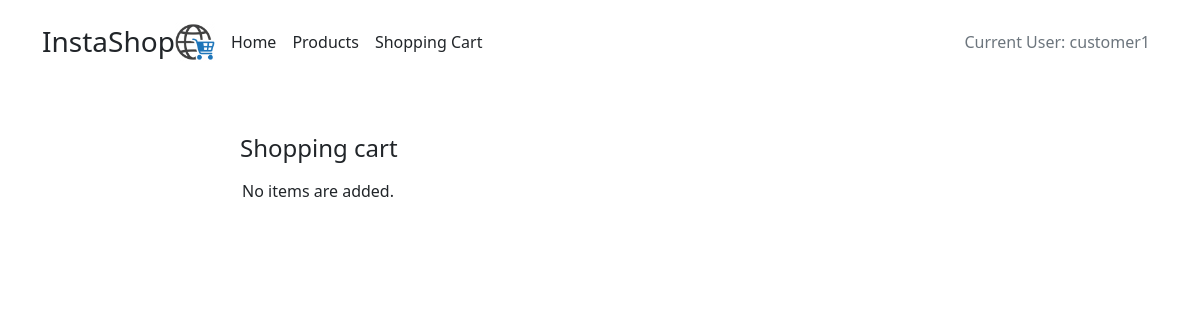
Page /ecommerce/cart (signed in) on the earlier database version.
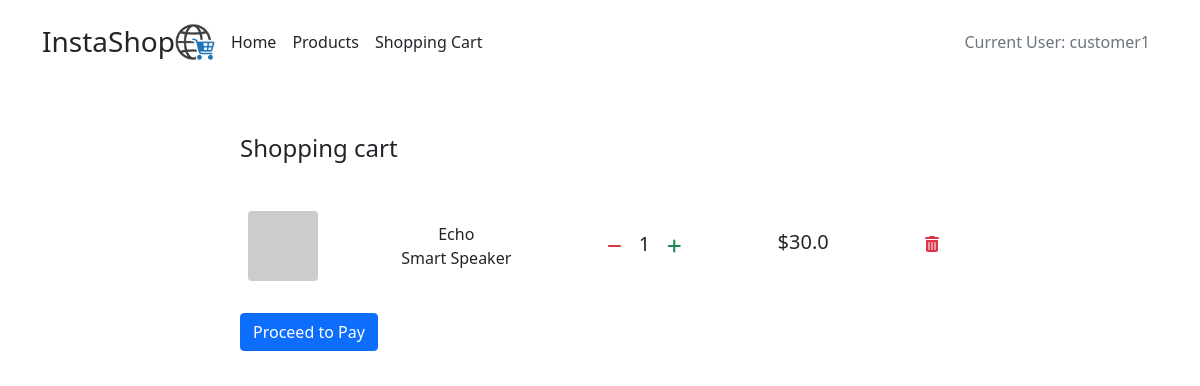
Same page on the later database version.
### ecommerce/models.py (models this page shows, shortened)
class CartItem(models.Model):
    user = models.ForeignKey(User, on_delete=models.CASCADE)
    product = models.ForeignKey(Product, on_delete=models.CASCADE, null=True)
    count = models.IntegerField()
    total = models.FloatField(null=True)

class Product(models.Model):
    name = models.CharField(max_length=50)
    description = models.CharField(max_length=500)
    price = models.FloatField(null=True)
    stock = models.IntegerField(null=True)

class User(models.Model):
    username = models.CharField(max_length=20)
    password = models.CharField(max_length=26)

### ecommerce/views.py (the view)
# urls.py: path('cart', views.cart, name='cart'),
def cart(request):
    user = get_current_user(request)
    item_list = CartItem.objects.filter(user=user.id)
    context = {
        'item_list': item_list,
        'user': user
    }
    return render(request, 'ecommerce/cart.html', context)

### ecommerce/views.py (called while the page is built)
def get_current_user(request):
    try:
        user_id = request.session['user_id']
        user = User.objects.get(pk=user_id)
        return user
    except KeyError:
        return None

### ecommerce/templates/ecommerce/cart.html (shortened to what this page needs)
<!DOCTYPE html>
<html lang="en">
{% include "ecommerce/header.html" %}
<body>
<div class="container mt-5 mb-5">
    <div class="d-flex justify-content-center row">
        <div class="col-md-8">
            <div class="p-2">
                <h4>Shopping cart</h4>
            </div>
            {% if item_list %}
                {% for item in item_list %}
                    <div class="d-flex flex-row justify-content-between align-items-center p-2 bg-white mt-4 px-3 rounded">
                        <div class="mr-1"><img class="rounded" src="https://picsum.photos/seed/picsum/300/300"
                                               width="70"></div>
                        <div class="d-flex flex-column align-items-center product-details"><span
                                class="font-weight-bold">{{ item.product.name }}</span>
                            <div class="d-flex flex-row product-desc">
                                <div class="color"><span
                                        class="font-weight-bold">{{ item.product.description }}</span>
                                </div>
                            </div>
                        </div>
                        <div class="d-flex flex-row align-items-center qty"><i
                                class="btn decrease-item-count fa fa-minus text-danger" user-id="{{ item.user.id }}"
                                product-id="{{ item.product.id }}"></i>
                            &nbsp;<h5 class=" text-grey mt-1 mr-1 ml-1">{{ item.count }}</h5>&nbsp;
                            <i class="btn increase-item-count fa fa-plus text-success" user-id="{{ item.user.id }}"
                               product-id="{{ item.product.id }}"></i>
                        </div>
                        <div>
                            <h5 class=" text-grey">${{ item.total }}</h5>
                        </div>
                        <div class="btn delete-item d-flex align-items-center" user-id="{{ item.user.id }}"
                             product-id="{{ item.product.id }}"><i class="fa fa-trash mb-1 text-danger"></i></div>
                    </div>
                {% endfor %}
                <div class="d-flex flex-row align-items-center mt-3 p-2 bg-white rounded">
                    <a class="btn btn-primary" type="button" href="{% url 'checkout' user.id %}">Proceed to Pay</a>
                </div>
            {% else %}
                <p style="margin-left: 10px">No items are added.</p>
            {% endif %}
        </div>
    </div>
</div>
</body>
</html>

Differences in the rows shown:
added CartItem: product.name "Echo", product.description "Smart Speaker", count "1", total "30.0"
Other differences:
text no longer shown: "No items are added."
text now shown: "Proceed to Pay"
